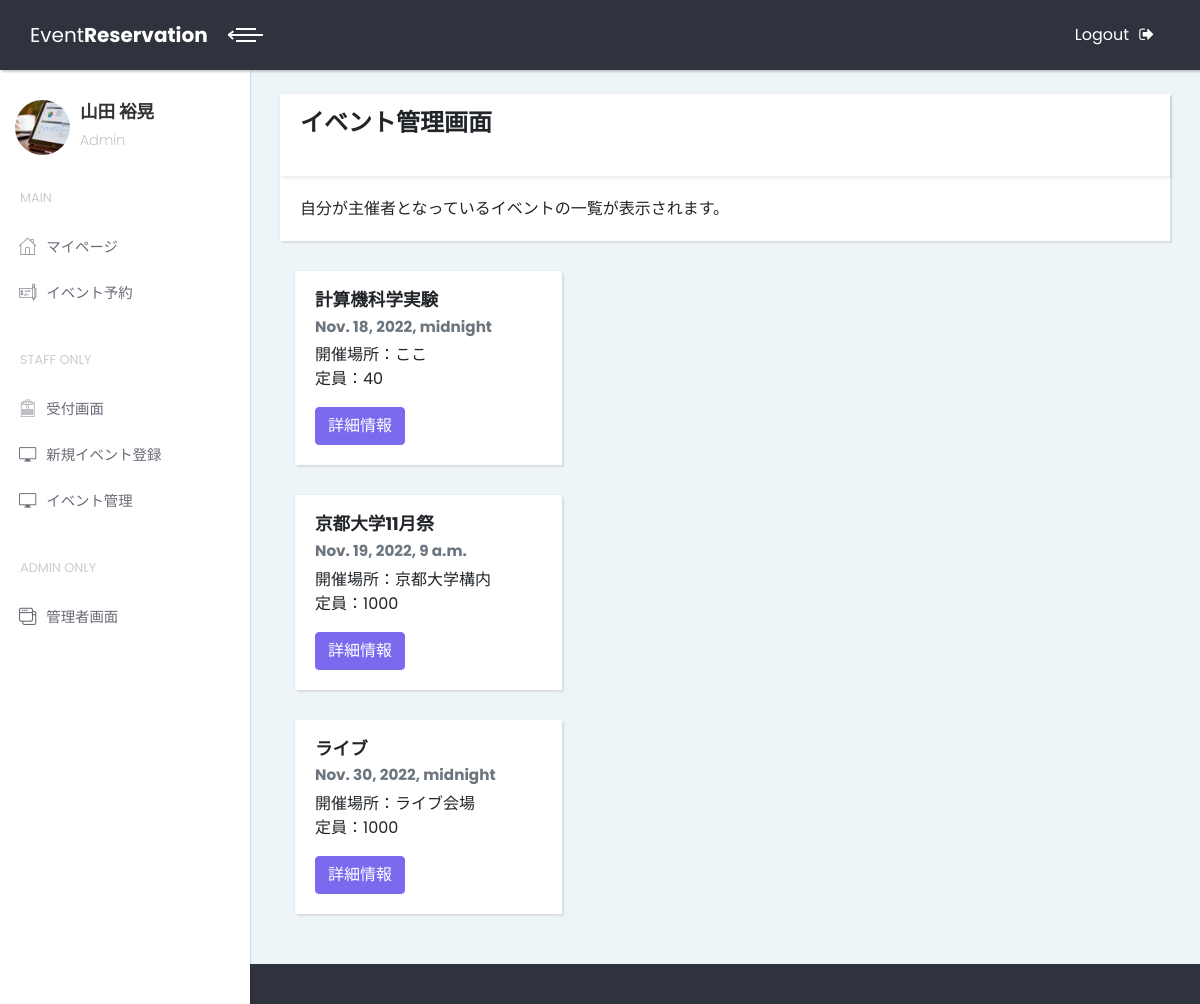
The page /event/event-host-list on the database its author committed.
### event/models.py (models this page shows, shortened)
class Event(models.Model):
    class Meta(object):
        verbose_name='イベント'
        verbose_name_plural = 'イベント'
    title = models.CharField(
        verbose_name = 'イベント名',
        max_length = 50,
    )
    date = models.DateTimeField(
        verbose_name = '日時',
    )
    place = models.CharField(
        verbose_name = '場所',
        max_length = 50,
    )
    capacity = models.IntegerField(
        verbose_name = '定員'
    )
    staff = models.ForeignKey(
        'home.Account',
        on_delete = models.CASCADE,
        related_name = 's',
        verbose_name = 'スタッフ',
        null = True,
        blank = True
    )
    host = models.ForeignKey(
        'home.Account',
        on_delete = models.CASCADE,
        related_name = 'h',
        verbose_name = '主催者',
        null = True,
        blank = True
    )

### event/views.py (the view)
# urls.py: path('event-host-list', views.EventHostListView.as_view(),
class EventHostListView(generic.ListView):
    model = Event
    template_name = "event/host_list.html"
    def get_queryset(self):
        return Event.objects.order_by('date')

### event/templates/event/host_list.html
{% extends 'home/base-light.html' %} {% load static %} {% load django_bootstrap5 %} {% block title %} イベント登録 {% endblock title %}
{% block contents %}
<div class="container-fluid">
    <br>
    <div class="card">
        <div class="card-header">
            <h1>イベント管理画面</h1><br>
        </div>
        <div class="card-body">
            自分が主催者となっているイベントの一覧が表示されます。
        </div>
    </div>
    {% for event in object_list %}
    <div class="col-md-4">
        <div class="card">
            <div class="card-body">
                <h4 class="card-title">{{ event.title }}</h4>
                <h6 class="card-subtitle mb-2 text-muted">{{ event.date }}</h6>
                <p class="card-text">
                    開催場所：{{ event.place }} <br>
                    定員：{{ event.capacity }}
                </p>
                <a href="{% url 'event:event-host-detail' event.pk %}" type="button" class="btn btn-primary">詳細情報</a>
            </div>
        </div>
    </div>
    {% endfor %}
</div>
{% endblock %}

### home/static/home/css/style.default.css (style rules this page uses)
body { overflow-x: hidden; }
a, i, span { display: inline-block; text-decoration: none; -webkit-transition: all 0.3s; transition: all 0.3s; }
.container-fluid { padding: 0 30px; }
.card { margin-bottom: 30px; -webkit-box-shadow: 2px 2px 2px rgba(0, 0, 0, 0.1), -1px 0 2px rgba(0, 0, 0, 0.05); box-shadow: 2px 2px 2px rgba(0, 0, 0, 0.1), -1px 0 2px rgba(0, 0, 0, 0.05); }
.card-header { -webkit-box-shadow: 2px 2px 2px rgba(0, 0, 0, 0.05); box-shadow: 2px 2px 2px rgba(0, 0, 0, 0.05); }
.card-header h1, .card-header h2, .card-header h3, .card-header h4, .card-header h5, .card-header h6 { margin-bottom: 0; }
.btn { font-weight: 400; border: 1px solid transparent; padding: 0.375rem 0.75rem; font-size: 1rem; line-height: 1.5; border-radius: 0.25rem; -webkit-transition: color 0.15s ease-in-out, background-color 0.15s ease-in-out, border-color 0.15s ease-in-out, -webkit-box-shadow 0.15s ease-in-out; transition: color 0.15s ease-in-out, background-color 0.15s ease-in-out, border-color 0.15s ease-in-out, -webkit-box-shadow 0.15s ease-in-out; transition: color 0.15s ease-in-out, background-color 0.15s ease-in-out, border-color 0.15s ease-in-out, box-shadow 0.15s ease-in-out; transition: color 0.15s ease-in-out, background-color 0.15s ease-in-out, border-color 0.15s ease-in-out, box-shadow 0.15s ease-in-out, -webkit-box-shadow 0.15s ease-in-out; }
.btn-primary { color: color-yiq(#796AEE); background-color: #796AEE; border-color: #796AEE; }
body { font-family: "Poppins", sans-serif; font-size: 1rem; font-weight: 400; line-height: 1.5; color: #212529; background-color: #fff; }
a { color: #796AEE; text-decoration: none; }
h1, h2, h3, h4, h5, h6, .h1, .h2, .h3, .h4, .h5, .h6 { margin-bottom: 0.5rem; font-family: inherit; font-weight: 700; line-height: 1.1; color: inherit; }
h1, .h1 { font-size: 1.5rem; }
h4, .h4 { font-size: 1.1rem; }
h6, .h6 { font-size: 0.95rem; }
.card { background-color: #fff; border: 0 solid #eee; border-radius: 0; }
.card-body { padding: 1.25rem; }
.card-title { margin-bottom: 1rem; }
.card-subtitle { margin-top: -0.5rem; }
.card-header { padding: 1rem 1.25rem; background-color: #fff; border-bottom: 1px solid #eee; }
.card-header:first-child { border-radius: 0 0 0 0; }

### rows shown on the page
Event: title "計算機科学実験", date "Nov. 18, 2022, midnight", place "ここ", capacity "40"
Event: title "京都大学11月祭", date "Nov. 19, 2022, 9 a.m.", place "京都大学構内", capacity "1000"
Event: title "ライブ", date "Nov. 30, 2022, midnight", place "ライブ会場", capacity "1000"
